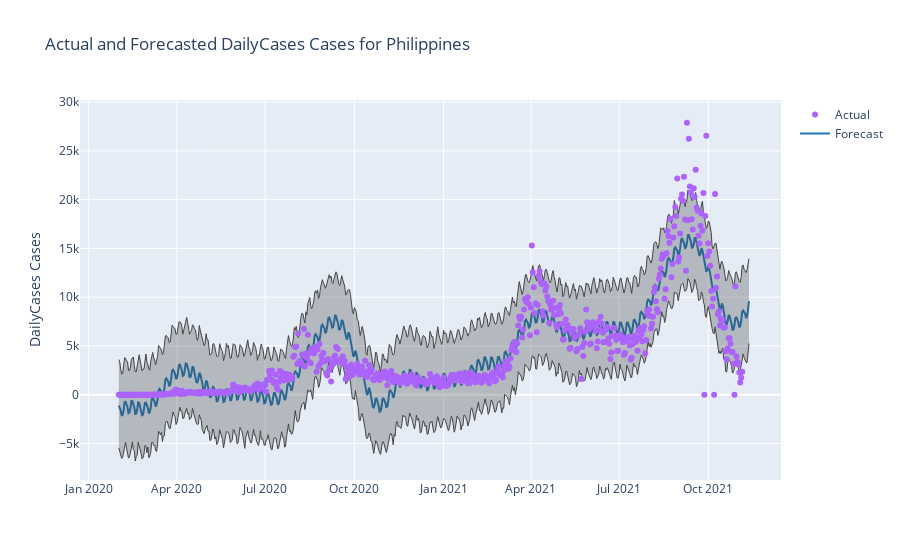

Notebook source saved alongside this figure:
### Markdown cell above
#### Step 7: Run code to plot actual and predicted values with corresponding error bands.

### Code cell
fig = go.Figure([
    go.Scatter(
        name='Forecast',
        x=forecast['ds'],
        y=forecast['yhat'],
        mode='lines',
        line=dict(color='rgb(31, 119, 180)'),
    ),
    go.Scatter(
        name='Upper Bound',
        x=forecast['ds'],
        y=forecast['yhat_upper'],
        mode='lines',
        marker=dict(color="#444"),
        line=dict(width=1),
        showlegend=False
    ),
    go.Scatter(
        name='Lower Bound',
        x=forecast['ds'],
        y=forecast['yhat_lower'],
        marker=dict(color="#444"),
        line=dict(width=1),
        mode='lines',
        fillcolor='rgba(68, 68, 68, 0.3)',
        fill='tonexty',
        showlegend=False
    ),
    go.Scatter(
        x=df['ds'], 
        y = df['y'], 
        mode='markers', 
        name='Actual'
    )
])
fig.update_layout(
    yaxis_title=f'{varFC.value} Cases',
    title=f'Actual and Forecasted {varFC.value} Cases for {countryFC.value}',
    hovermode="x"
)
fig.show()

### Figure 1 — Plotly figure (JSON) as saved in the notebook; plotly's stock layout.template omitted (floating-point values rounded to 4 significant figures; data arrays with more than 128 entries replaced by an {"elided": "..."} marker saying what was removed)
{"data": [{"line": {"color": "rgb(31, 119, 180)"}, "mode": "lines", "name": "Forecast", "type": "scatter", "x": {"elided": "651 str values"}, "y": {"elided": "651 float values"}}, {"line": {"width": 1}, "marker": {"color": "#444"}, "mode": "lines", "name": "Upper Bound", "showlegend": false, "type": "scatter", "x": {"elided": "651 str values"}, "y": {"elided": "651 float values"}}, {"fill": "tonexty", "fillcolor": "rgba(68, 68, 68, 0.3)", "line": {"width": 1}, "marker": {"color": "#444"}, "mode": "lines", "name": "Lower Bound", "showlegend": false, "type": "scatter", "x": {"elided": "651 str values"}, "y": {"elided": "651 float values"}}, {"mode": "markers", "name": "Actual", "type": "scatter", "x": {"elided": "644 str values"}, "y": {"elided": "644 int values"}}], "layout": {"hovermode": "x", "title": {"text": "Actual and Forecasted DailyCases Cases for Philippines"}, "yaxis": {"title": {"text": "DailyCases Cases"}}}}
